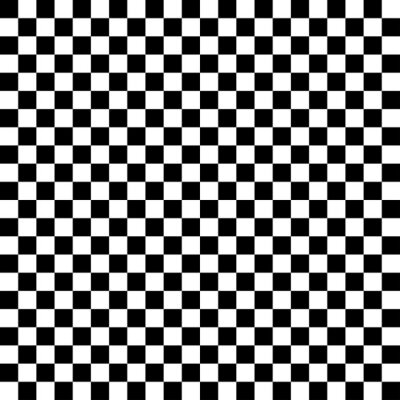
#> input picture 5.jpg, 400 x 400 px
$ python cv_chess_functions.py
#> lines starting #> are read from the running program, lines starting #| are printed output that depends on the picture; after the words box and inside, x2 and y2 are one past the last pixel; in counts of white or black regions, pixels touching at a corner belong together
import math
import cv2
from PIL import Image
import re
import glob
import PIL
import numpy as np
import scipy.spatial as spatial
import scipy.cluster as cluster
from statistics import mean
from collections import defaultdict
import copy


# Read image and do lite image processing
def read_img(file):
#> called with file = '5.jpg'
    img = cv2.imread(str(file))
#> img is the input picture: shape (400, 400, 3); min 0, max 255, mean 127.4
    img = cv2.resize(img, (800,500))
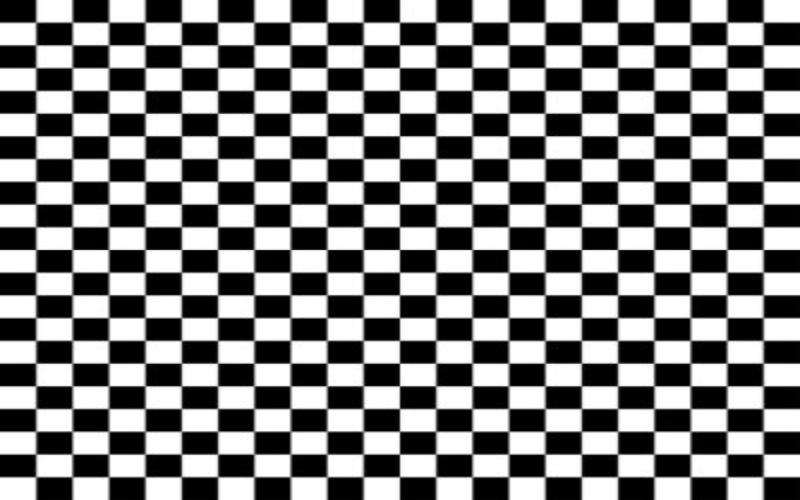
#> img: shape (500, 800, 3); min 0, max 255, mean 127.3
    gray = cv2.cvtColor(img, cv2.COLOR_BGR2GRAY)
    gray_blur = cv2.blur(gray, (5, 5))
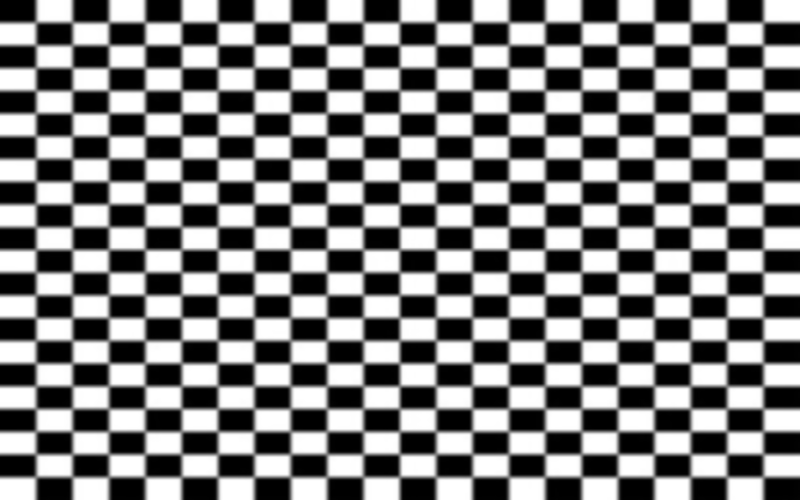
#> gray_blur: shape (500, 800); min 0, max 255, mean 127.3
    return img, gray_blur

# Canny edge detection
def canny_edge(img, sigma=0.33):
#> called with sigma = 0.33
    v = np.median(img)
#> v = 127
    lower = int(max(0, (1.0 - sigma) * v))
#> lower = 85
    upper = int(min(255, (1.0 + sigma) * v))
#> upper = 168
    edges = cv2.Canny(img, lower, upper)
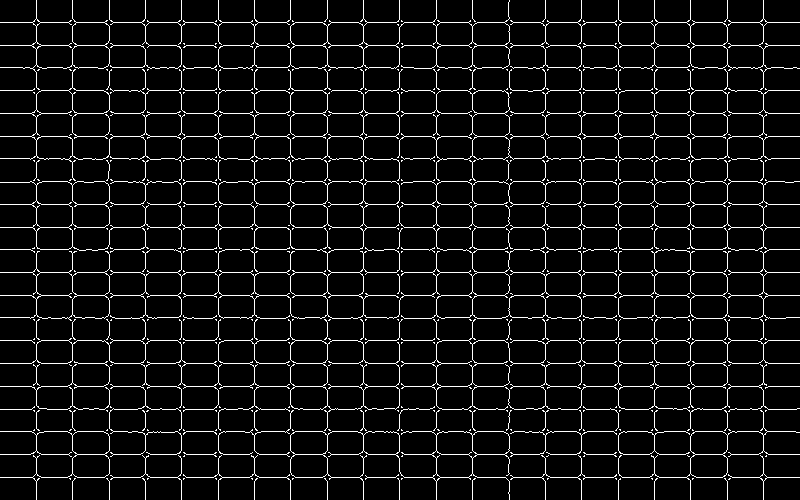
#> edges: shape (500, 800); 7% white in thin lines or dots
    return edges

# Hough line detection
def hough_line(edges, min_line_length=100, max_line_gap=10):
#> called with min_line_length = 100, max_line_gap = 10
    lines = cv2.HoughLines(edges, 1, np.pi / 180, 125, min_line_length, max_line_gap)
#> lines = 42 rows, first 8: [22, 1.57], [272, 1.57], [227, 1.57], [477, 1.57], [45, 1.57], [295, 1.57], [204, 1.57], [340, 1.57]
    return lines
def draw_line(lines):
    global img
    img_line = copy.copy(img)
    for line in lines:
        rho, theta = line[0]
        a = np.cos(theta)
        b = np.sin(theta)
        x0 = a * rho
        y0 = b * rho
        # x1 stores the rounded off value of (r * cos(theta) - 1000 * sin(theta))
        x1 = int(x0 + 1000 * (-b))
        # y1 stores the rounded off value of (r * sin(theta)+ 1000 * cos(theta))
        y1 = int(y0 + 1000 * (a))
        # x2 stores the rounded off value of (r * cos(theta)+ 1000 * sin(theta))
        x2 = int(x0 - 1000 * (-b))
        # y2 stores the rounded off value of (r * sin(theta)- 1000 * cos(theta))
        y2 = int(y0 - 1000 * (a))
        cv2.line(img_line, (x1, y1), (x2, y2), (0, 0, 255), 2)
    return img_line

# Separate line into horizontal and vertical
def h_v_lines(lines):
    h_lines, v_lines = [], []
    for rho, theta in lines:
        if theta < np.pi / 4 or theta > np.pi - np.pi / 4:
            v_lines.append([rho, theta])
        else:
            h_lines.append([rho, theta])
    return h_lines, v_lines

# Find the intersections of the lines
def line_intersections(h_lines, v_lines):
    points = []
    i=0
    global img_line
    for r_h, t_h in h_lines:
        for r_v, t_v in v_lines:
                a = np.array([[np.cos(t_h), np.sin(t_h)], [np.cos(t_v), np.sin(t_v)]])
                b = np.array([r_h, r_v])
                img_line = cv2.circle(img_line, (int(r_v), int(r_h)), radius=4, color=(255, 0, 0), thickness=-1)
                inter_point = np.linalg.solve(a, b)
                points.append(inter_point)

    return np.array(points)

# Hierarchical cluster (by euclidean distance) intersection points
def cluster_points(points):
    dists = spatial.distance.pdist(points)
    single_linkage = cluster.hierarchy.single(dists)
    flat_clusters = cluster.hierarchy.fcluster(single_linkage, 15, 'distance')
    cluster_dict = defaultdict(list)
    for i in range(len(flat_clusters)):
        cluster_dict[flat_clusters[i]].append(points[i])
    cluster_values = cluster_dict.values()
    clusters = map(lambda arr: (np.mean(np.array(arr)[:, 0]), np.mean(np.array(arr)[:, 1])), cluster_values)
    return sorted(list(clusters), key=lambda k: [k[1], k[0]])


# Average the y value in each row and augment original points
def augment_points(points):
    global  img_line
    points_shape = list(np.shape(points))
    augmented_points = []
    for row in range(int(points_shape[0] / 11)):
        start = row * 11
        end = (row * 11) + 10
        rw_points = points[start:end + 1]
        rw_y = []
        rw_x = []
        for point in rw_points:
            x, y = point

            rw_y.append(y)
            rw_x.append(x)
        y_mean = mean(rw_y)
        for i in range(len(rw_x)):
            point = (rw_x[i], y_mean)
            augmented_points.append(point)
    augmented_points = sorted(augmented_points, key=lambda k: [k[1], k[0]])
    return augmented_points


img, gray_blur = read_img('5.jpg')
# Canny algorithm
edges = canny_edge(gray_blur)
# Hough Transform
lines = hough_line(edges)
img_line=draw_line(lines)
#> the loop in draw_line, `for line in lines:` made 42 passes
#> (rho, theta, a, b, x0, y0, x1, y1) on passes 1 to 12: (22, 1.57, -4.37e-08, 1, -9.62e-07, 22, -1000, 21), (272, 1.57, -4.37e-08, 1, -1.19e-05, 272, -1000, 271), (227, 1.57, -4.37e-08, 1, -9.92e-06, 227, -1000, 226), (477, 1.57, -4.37e-08, 1, -2.09e-05, 477, -1000, 476), (45, 1.57, -4.37e-08, 1, -1.97e-06, 45, -1000, 44), (295, 1.57, -4.37e-08, 1, -1.29e-05, 295, -1000, 294), (204, 1.57, -4.37e-08, 1, -8.92e-06, 204, -1000, 203), (340, 1.57, -4.37e-08, 1, -1.49e-05, 340, -1000, 339), (136, 1.57, -4.37e-08, 1, -5.94e-06, 136, -1000, 135), (454, 1.57, -4.37e-08, 1, -1.98e-05, 454, -1000, 453), (386, 1.57, -4.37e-08, 1, -1.69e-05, 386, -1000, 385), (113, 1.57, -4.37e-08, 1, -4.94e-06, 113, -1000, 112)
#> after the loop in draw_line, `for line in lines:`:
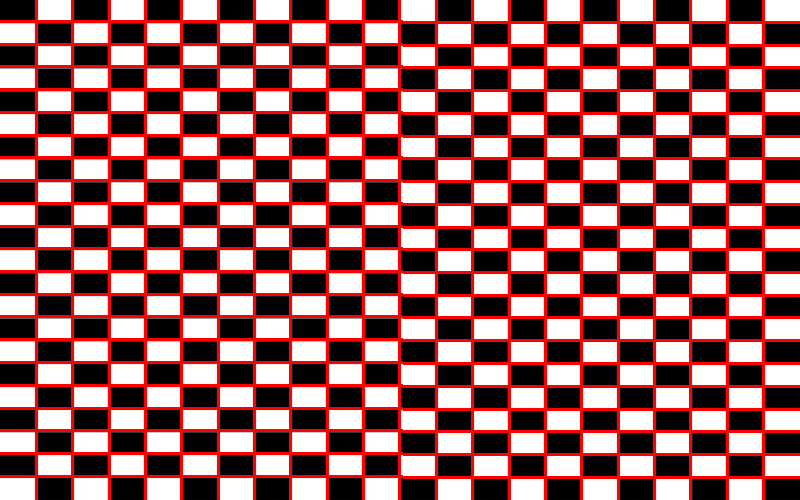
#> img_line: shape (500, 800, 3); 19.48% of pixels changed, all inside (x1, y1, x2, y2) = (0, 0, 800, 500)


# Separate the lines into vertical and horizontal lines
h_lines, v_lines = h_v_lines(np.reshape(lines, (-1, 2)))
#> the loop in h_v_lines, `for rho, theta in lines:` made 42 passes
#> (rho, theta) on passes 1 to 12: (22, 1.57), (272, 1.57), (227, 1.57), (477, 1.57), (45, 1.57), (295, 1.57), (204, 1.57), (340, 1.57), (136, 1.57), (454, 1.57), (386, 1.57), (113, 1.57)
#> after the loop in h_v_lines, `for rho, theta in lines:`: h_lines = [[22, 1.57], [272, 1.57], [227, 1.57], [477, 1.57], [45, 1.57], [295, 1.57], [204, 1.57], [340, 1.57], [136, 1.57], [454, 1.57], [386, 1.57], [113, 1.57], [90, 1.57], [363, 1.57], [249, 1.57], [431, 1.57], [67, 1.57], [409, 1.57], [181, 1.57], [158, 1.57], [317, 1.57]]; v_lines = [[181, 0], [581, 0], [218, 0], [618, 0], [72, 0], [36, 0], [363, 0], [399, 0], [254, 0], [436, 0], [472, 0], [327, 0], [654, 0], [763, 0], [145, 0], [545, 0], [690, 0], [290, 0], [727, 0], [109, 0], [509, 0]]
h_lines.sort()
v_lines.sort()
# Find and cluster the intersecting
intersection_points = line_intersections(h_lines, v_lines)
#> the loop in line_intersections, `for r_h, t_h in h_lines:` made 21 passes
#> r_h on passes 1 to 12: 22, 45, 67, 90, 113, 136, 158, 181, 204, 227, 249, 272
#> after the loop in line_intersections, `for r_h, t_h in h_lines:`:
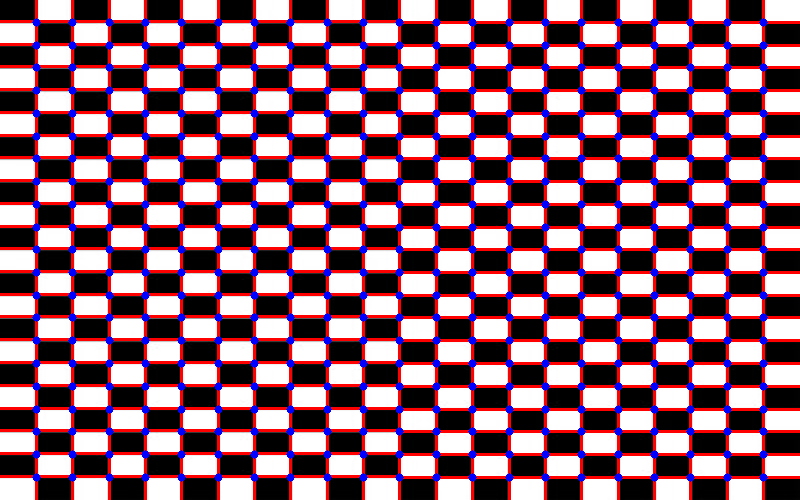
#> img_line: shape (500, 800, 3); 5.4% of pixels changed, all inside (x1, y1, x2, y2) = (32, 18, 768, 482)
#> after the loop in line_intersections, `for r_h, t_h in h_lines:`: points = 441 pairs, first value 36 to 763, second value 22 to 477
#> intersection_points has the same summary as points in line_intersections

# [5 lines of commented-out code are left out]
cv2.imshow('img_line',img_line)
cv2.waitKey(0)
cv2.destroyAllWindows()


"""
  for line in lines:
        rho, theta = line[0]
        a = np.cos(theta)
        b = np.sin(theta)
        x0 = a * rho
        y0 = b * rho
        # x1 stores the rounded off value of (r * cos(theta) - 1000 * sin(theta))
        x1 = int(x0 + 1000 * (-b))
        # y1 stores the rounded off value of (r * sin(theta)+ 1000 * cos(theta))
        y1 = int(y0 + 1000 * (a))
        # x2 stores the rounded off value of (r * cos(theta)+ 1000 * sin(theta))
        x2 = int(x0 - 1000 * (-b))
        # y2 stores the rounded off value of (r * sin(theta)- 1000 * cos(theta))
        y2 = int(y0 - 1000 * (a))
        cv2.line(img, (x1, y1), (x2, y2), (0, 0, 255), 2)

    cv2.imshow('image', img)
    cv2.waitKey(0)
    cv2.destroyAllWindows()
    """

$ run again, with 3d1.jpg copied over 5.jpg
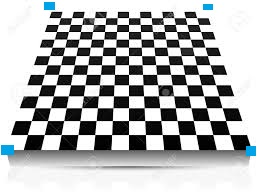
#> input picture 3d1.jpg, 258 x 195 px
#> in read_img, img is the input picture: shape (195, 258, 3); mean B, G, R 180.4, 179.9, 178.7
#> img: shape (500, 800, 3)
#> v = 245
#> lower = 164
#> upper = 255
#> in canny_edge, `edges = cv2.Canny(img, lower, upper)`:
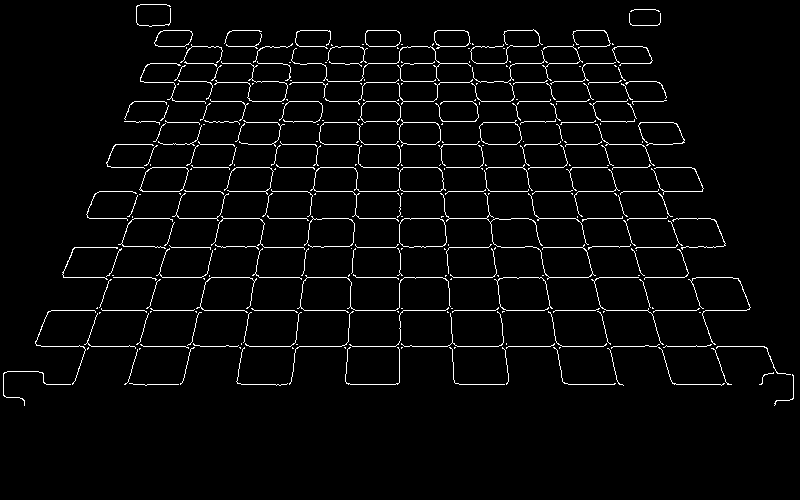
#> edges: shape (500, 800); 3.4% white in thin lines or dots, all inside (x1, y1, x2, y2) = (3, 4, 794, 406)
#> in hough_line, `lines = cv2.HoughLines(edges, 1, np.pi / 180, 125, min_line_length, ma..`: lines = 26 rows, first 8: [346, 1.57], [310, 1.57], [277, 1.57], [191, 1.57], [218, 1.57], [167, 1.57], [144, 1.57], [101, 1.57]
#> the loop in draw_line, `for line in lines:` made 26 passes
#> (rho, theta, a, b, x0, y0, x1, y1) on passes 1 to 8: (346, 1.57, -4.37e-08, 1, -1.51e-05, 346, -1000, 345), (310, 1.57, -4.37e-08, 1, -1.36e-05, 310, -1000, 309), (277, 1.57, -4.37e-08, 1, -1.21e-05, 277, -1000, 276), (191, 1.57, -4.37e-08, 1, -8.35e-06, 191, -1000, 190), (218, 1.57, -4.37e-08, 1, -9.53e-06, 218, -1000, 217), (167, 1.57, -4.37e-08, 1, -7.3e-06, 167, -1000, 166), (144, 1.57, -4.37e-08, 1, -6.29e-06, 144, -1000, 143), (101, 1.57, -4.37e-08, 1, -4.41e-06, 101, -1000, 100)
#> the loop in h_v_lines, `for rho, theta in lines:` made 26 passes
#> after the loop in h_v_lines, `for rho, theta in lines:`: h_lines = [[346, 1.57], [310, 1.57], [277, 1.57], [191, 1.57], [218, 1.57], [167, 1.57], [144, 1.57], [101, 1.57], [63, 1.57], [247, 1.57], [46, 1.57], [384, 1.57], [122, 1.57], [82, 1.57], [30, 1.57]]; v_lines = [[228, 0.279], [-540, 2.86], [-562, 2.81], [263, 0.227], [399, 0], [193, 0.332], [-433, 3.09], [-516, 2.91], [365, 0.0524], [298, 0.175], [-488, 2.97]]
#> the loop in line_intersections, `for r_h, t_h in h_lines:` made 15 passes
#> r_h on passes 1 to 8: 30, 46, 63, 82, 101, 122, 144, 167
#> after the loop in line_intersections, `for r_h, t_h in h_lines:`:
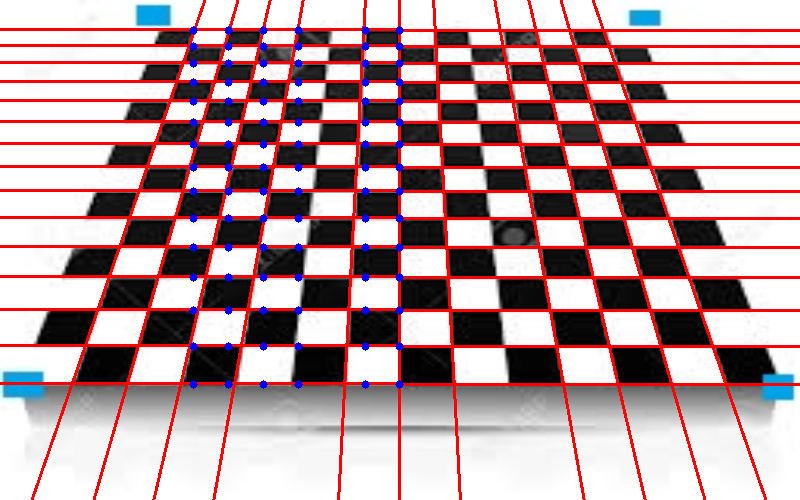
#> img_line: shape (500, 800, 3); mean B, G, R 160.8, 157.6, 187.7
#> after the loop in line_intersections, `for r_h, t_h in h_lines:`: points = 165 pairs, first value 71.9 to 726.6, second value 30 to 384
#> intersection_points has the same summary as points in line_intersections

$ run again, with chessboard.png saved as 5.jpg
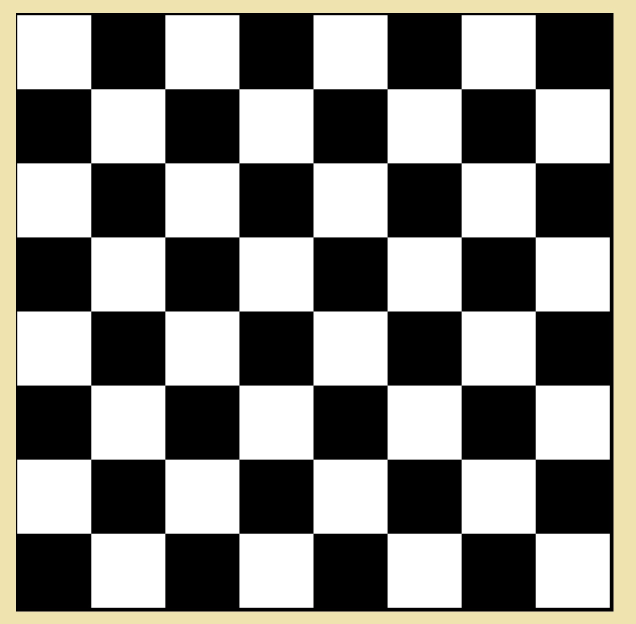
#> input picture chessboard.png, 1272 x 1248 px (shown at 1/2 size)
#> in read_img, img is the input picture: shape (1248, 1272, 3); mean B, G, R 130.2, 135.3, 136.5
#> img: shape (500, 800, 3)
#> v = 193
#> lower = 129
#> upper = 255
#> in canny_edge, `edges = cv2.Canny(img, lower, upper)`:
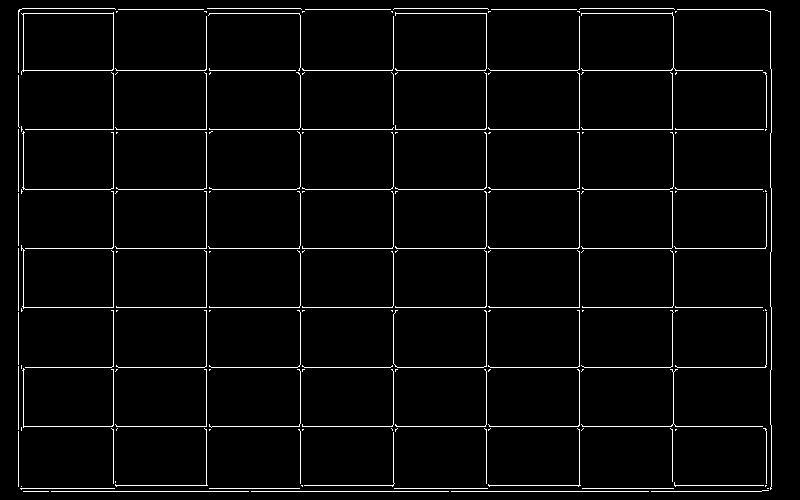
#> edges: shape (500, 800); 3.2% white in thin lines or dots
#> in hough_line, `lines = cv2.HoughLines(edges, 1, np.pi / 180, 125, min_line_length, ma..`: lines = 28 rows, first 8: [491, 1.57], [129, 1.57], [307, 1.57], [248, 1.57], [426, 1.57], [70, 1.57], [367, 1.57], [189, 1.57]
#> the loop in draw_line, `for line in lines:` made 28 passes
#> (rho, theta, a, b, x0, y0, x1, y1) on passes 1 to 8: (491, 1.57, -4.37e-08, 1, -2.15e-05, 491, -1000, 490), (129, 1.57, -4.37e-08, 1, -5.64e-06, 129, -1000, 128), (307, 1.57, -4.37e-08, 1, -1.34e-05, 307, -1000, 306), (248, 1.57, -4.37e-08, 1, -1.08e-05, 248, -1000, 247), (426, 1.57, -4.37e-08, 1, -1.86e-05, 426, -1000, 425), (70, 1.57, -4.37e-08, 1, -3.06e-06, 70, -1000, 69), (367, 1.57, -4.37e-08, 1, -1.6e-05, 367, -1000, 366), (189, 1.57, -4.37e-08, 1, -8.26e-06, 189, -1000, 188)
#> the loop in h_v_lines, `for rho, theta in lines:` made 28 passes
#> after the loop in h_v_lines, `for rho, theta in lines:`: h_lines = [[491, 1.57], [129, 1.57], [307, 1.57], [248, 1.57], [426, 1.57], [70, 1.57], [367, 1.57], [189, 1.57], [488, 1.57], [8, 1.57], [485, 1.57], [13, 1.57], [492, 1.55], [495, 1.55], [498, 1.55], [6, 1.59], [483, 1.59]]; v_lines = [[18, 0], [113, 0], [206, 0], [579, 0], [486, 0], [300, 0], [393, 0], [771, 0], [672, 0], [23, 0], [766, 0]]
#> the loop in line_intersections, `for r_h, t_h in h_lines:` made 17 passes
#> after the loop in line_intersections, `for r_h, t_h in h_lines:`:
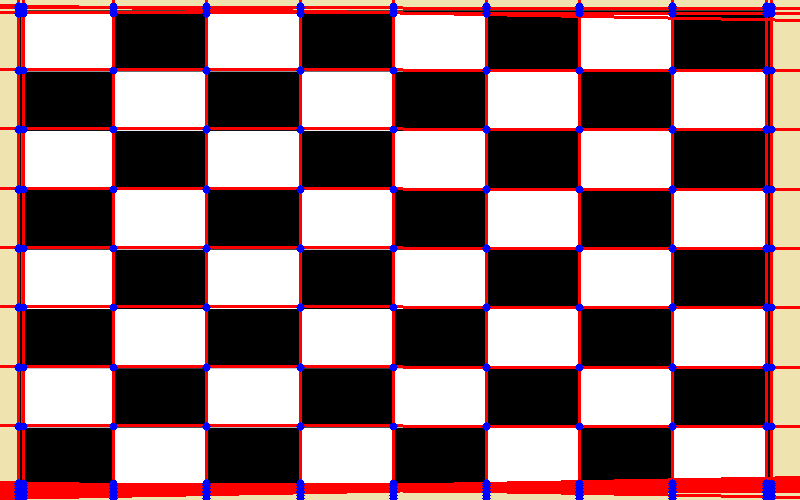
#> img_line: shape (500, 800, 3); mean B, G, R 117.9, 117.5, 146.7
#> after the loop in line_intersections, `for r_h, t_h in h_lines:`: points = 187 pairs, first value 18 to 771, second value 6.32 to 497.8
#> intersection_points has the same summary as points in line_intersections
